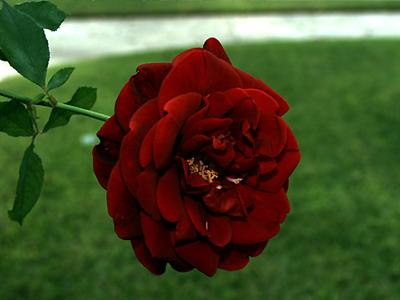
#> input picture datas/f3.jpg, 400 x 300 px
$ jupyter execute --allow-errors blkproc.ipynb   (shell and % lines are left out)   (Python 2 division)
#> lines starting #> are read from the running program, lines starting #| are printed output that depends on the picture
[cell 1]
import numpy as np
from numpy.lib.stride_tricks import as_strided
import imageio
import matplotlib.pyplot as plt
import cv2

[cell 2]
img = imageio.imread('../../datas/f3.jpg')
#> img is the input picture: shape (300, 400, 3); mean R, G, B 72.4, 78.6, 41.2

[cell 3]
def rolling_block(A, block=(3, 3)):
    shape = (A.shape[0] - block[0] + 1, A.shape[1] - block[1] + 1) + block
    strides = (A.strides[0], A.strides[1]) + A.strides
    return as_strided(A, shape=shape, strides=strides)

[cell 4]
r,g,b = img[:,:,0],img[:,:,1],img[:,:,2]
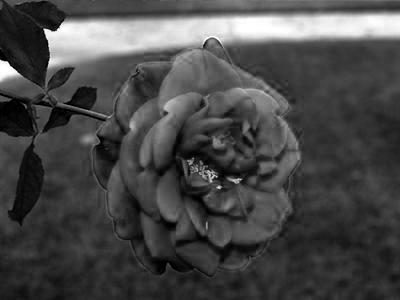
#> r: shape (300, 400); min 0, max 255, mean 72.4
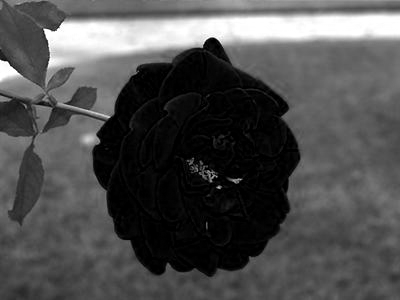
#> g: shape (300, 400); min 0, max 255, mean 78.6
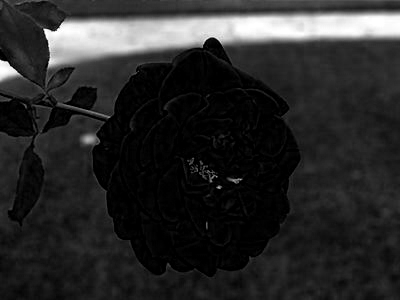
#> b: shape (300, 400); min 0, max 255, mean 41.2

[cell 5]
dr = rolling_block(r)
#> in rolling_block, `strides = (A.strides[0], A.strides[1]) + A.strides`: strides = (1200, 3, 1200, 3)
dg = rolling_block(g)
db = rolling_block(b)

[cell 6]
dst = cv2.merge([dr,dg,db])

[cell 7]
plt.imshow(dst[1,2])
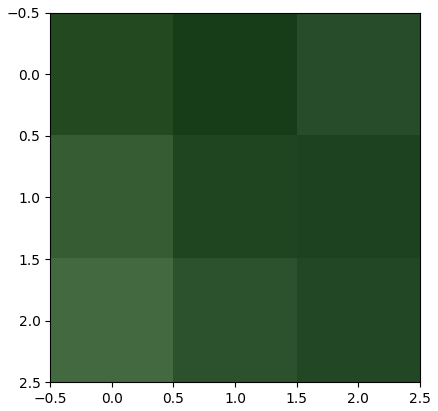
#> figure drawn by matplotlib, 1 panel

[cell 8]
print(dst.shape,dst.dtype)
#| (298, 398, 3, 3, 3) uint8

$ run again, with datas/f1.jpg copied over datas/f3.jpg
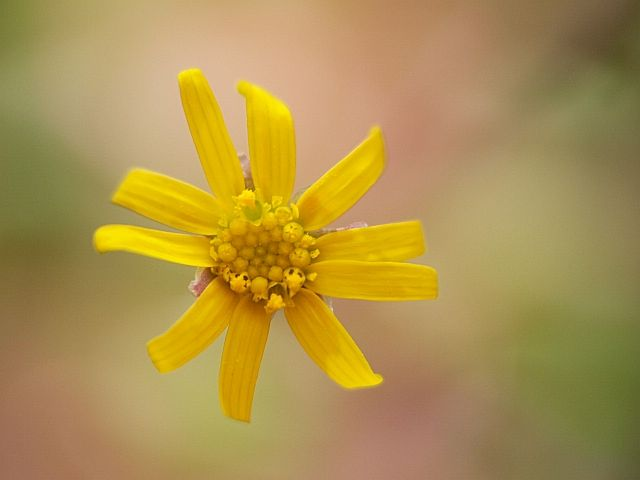
#> input picture datas/f1.jpg, 640 x 480 px
#> img is the input picture: shape (480, 640, 3); mean R, G, B 173.2, 145.8, 78.8
#> `r,g,b = img[:,:,0],img[:,:,1],img[:,:,2]`:
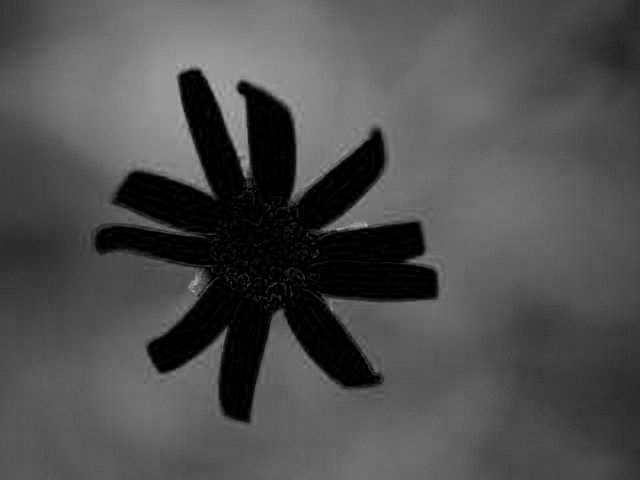
#> b: shape (480, 640); min 0, max 180, mean 78.8
#> strides = (1920, 3, 1920, 3)
#> `[cell 7] plt.imshow(dst[1,2])`:
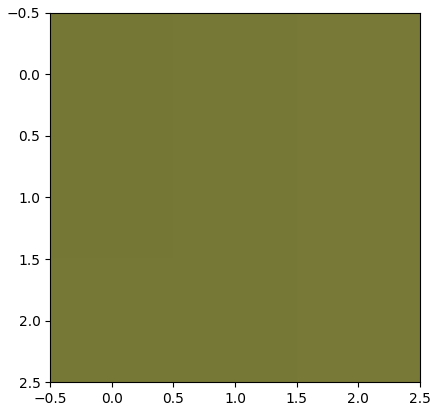
#> figure drawn by matplotlib, 1 panel
#| (478, 638, 3, 3, 3) uint8

$ run again, with datas/f4.jpg copied over datas/f3.jpg
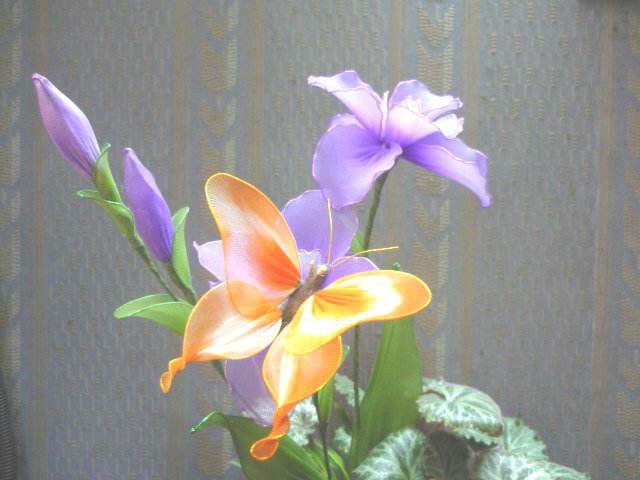
#> input picture datas/f4.jpg, 640 x 480 px
#> img is the input picture: shape (480, 640, 3); mean R, G, B 150.1, 147.8, 142.8
#> `r,g,b = img[:,:,0],img[:,:,1],img[:,:,2]`:
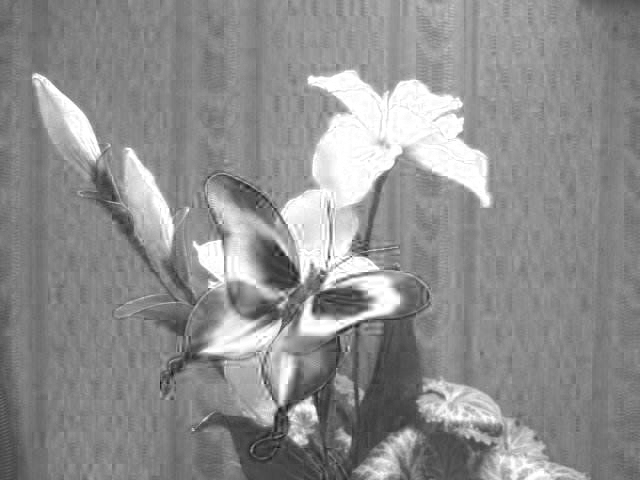
#> b: shape (480, 640); min 13, max 255, mean 142.8
#> strides = (1920, 3, 1920, 3)
#> `[cell 7] plt.imshow(dst[1,2])`:
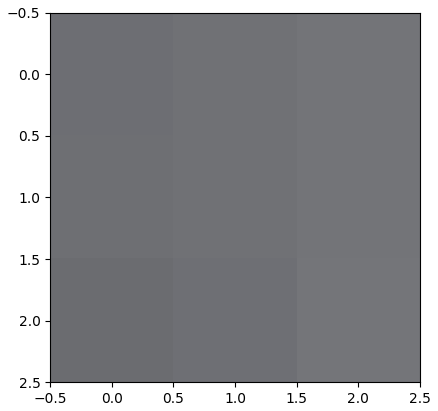
#> figure drawn by matplotlib, 1 panel
#| (478, 638, 3, 3, 3) uint8
